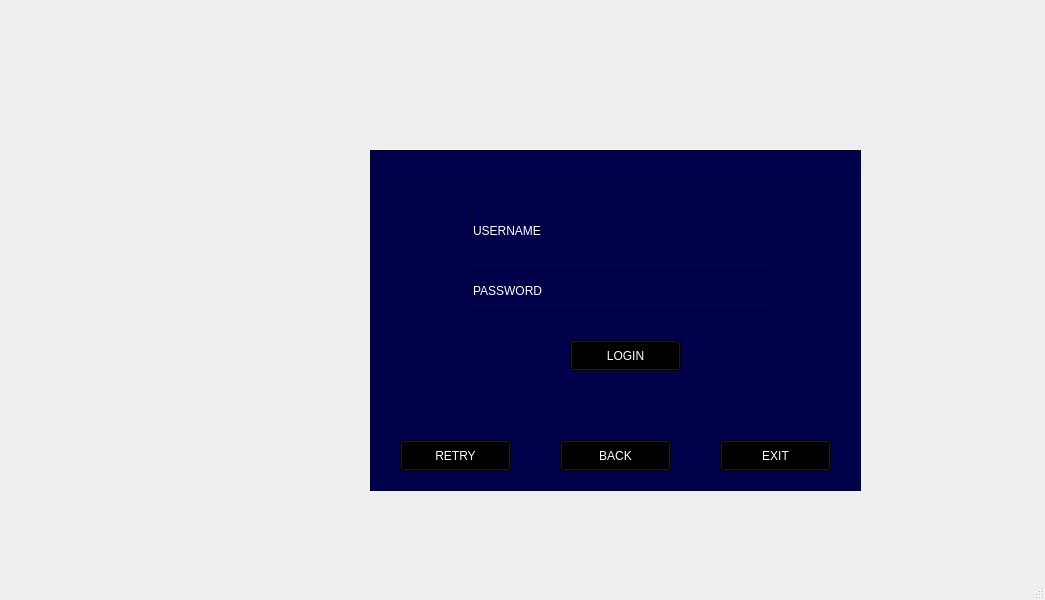
<?xml version="1.0" encoding="UTF-8"?>
<ui version="4.0">
 <class>MainWindow</class>
 <widget class="QMainWindow" name="MainWindow">
  <property name="geometry">
   <rect>
    <x>0</x>
    <y>0</y>
    <width>1045</width>
    <height>600</height>
   </rect>
  </property>
  <property name="windowTitle">
   <string>MainWindow</string>
  </property>
  <widget class="QWidget" name="centralwidget">
   <widget class="QLabel" name="BG__1">
    <property name="geometry">
     <rect>
      <x>-44</x>
      <y>-160</y>
      <width>1361</width>
      <height>761</height>
     </rect>
    </property>
    <property name="text">
     <string/>
    </property>
    <property name="pixmap">
     <pixmap>../project images/B.G/Black_Template.jpg</pixmap>
    </property>
    <property name="scaledContents">
     <bool>true</bool>
    </property>
   </widget>
   <widget class="QFrame" name="mainFrame">
    <property name="geometry">
     <rect>
      <x>370</x>
      <y>150</y>
      <width>491</width>
      <height>341</height>
     </rect>
    </property>
    <property name="styleSheet">
     <string notr="true">background-color: rgb(0, 0, 75);</string>
    </property>
    <property name="frameShape">
     <enum>QFrame::StyledPanel</enum>
    </property>
    <property name="frameShadow">
     <enum>QFrame::Raised</enum>
    </property>
    <widget class="QLineEdit" name="usernameEntry">
     <property name="geometry">
      <rect>
       <x>100</x>
       <y>60</y>
       <width>301</width>
       <height>41</height>
      </rect>
     </property>
     <property name="styleSheet">
      <string notr="true">border-color: rgb(255, 255, 255);
color: rgb(255, 255, 255);
font: 75 16pt &quot;MS Shell Dlg 2&quot;;</string>
     </property>
     <property name="text">
      <string>USERNAME</string>
     </property>
    </widget>
    <widget class="QLineEdit" name="passwordEntry">
     <property name="geometry">
      <rect>
       <x>100</x>
       <y>120</y>
       <width>301</width>
       <height>41</height>
      </rect>
     </property>
     <property name="styleSheet">
      <string notr="true">border-color: rgb(255, 255, 255);
color: rgb(255, 255, 255);
font: 75 16pt &quot;MS Shell Dlg 2&quot;;</string>
     </property>
     <property name="text">
      <string>PASSWORD</string>
     </property>
    </widget>
    <widget class="QPushButton" name="loginButton">
     <property name="geometry">
      <rect>
       <x>200</x>
       <y>190</y>
       <width>111</width>
       <height>31</height>
      </rect>
     </property>
     <property name="styleSheet">
      <string notr="true">background-color: rgb(0, 0, 0);
color: rgb(255, 255, 255);
font: 12pt &quot;Decorated035 BT&quot;;</string>
     </property>
     <property name="text">
      <string>LOGIN</string>
     </property>
    </widget>
    <widget class="QPushButton" name="retryButton">
     <property name="geometry">
      <rect>
       <x>30</x>
       <y>290</y>
       <width>111</width>
       <height>31</height>
      </rect>
     </property>
     <property name="styleSheet">
      <string notr="true">background-color: rgb(0, 0, 0);
color: rgb(255, 255, 255);
font: 12pt &quot;Decorated035 BT&quot;;</string>
     </property>
     <property name="text">
      <string>RETRY</string>
     </property>
    </widget>
    <widget class="QPushButton" name="backButton">
     <property name="geometry">
      <rect>
       <x>190</x>
       <y>290</y>
       <width>111</width>
       <height>31</height>
      </rect>
     </property>
     <property name="styleSheet">
      <string notr="true">background-color: rgb(0, 0, 0);
color: rgb(255, 255, 255);
font: 12pt &quot;Decorated035 BT&quot;;</string>
     </property>
     <property name="text">
      <string>BACK</string>
     </property>
    </widget>
    <widget class="QPushButton" name="exitButton">
     <property name="geometry">
      <rect>
       <x>350</x>
       <y>290</y>
       <width>111</width>
       <height>31</height>
      </rect>
     </property>
     <property name="styleSheet">
      <string notr="true">background-color: rgb(0, 0, 0);
color: rgb(255, 255, 255);
font: 12pt &quot;Decorated035 BT&quot;;</string>
     </property>
     <property name="text">
      <string>EXIT</string>
     </property>
    </widget>
   </widget>
   <widget class="QLabel" name="Name">
    <property name="geometry">
     <rect>
      <x>316</x>
      <y>32</y>
      <width>571</width>
      <height>71</height>
     </rect>
    </property>
    <property name="text">
     <string/>
    </property>
    <property name="pixmap">
     <pixmap>../project images/WhatsApp Image 2023-05-14 at 9.54.19 PM.jpeg</pixmap>
    </property>
    <property name="scaledContents">
     <bool>true</bool>
    </property>
   </widget>
  </widget>
  <widget class="QMenuBar" name="menubar">
   <property name="geometry">
    <rect>
     <x>0</x>
     <y>0</y>
     <width>1045</width>
     <height>21</height>
    </rect>
   </property>
  </widget>
  <widget class="QStatusBar" name="statusbar"/>
 </widget>
 <resources/>
 <connections/>
</ui>
